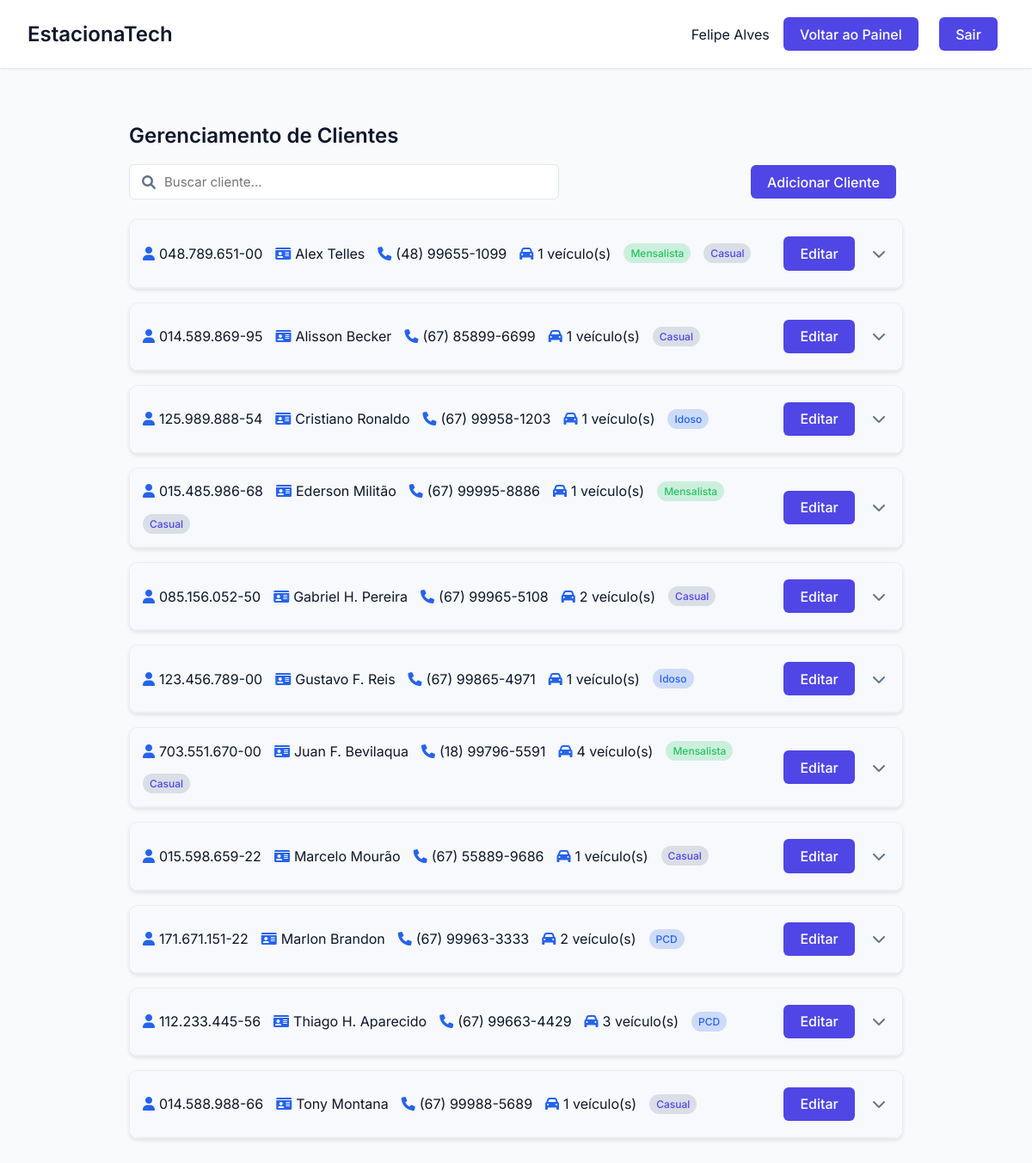
The page /cliente/gerenciar_clientes (signed in) on the database its author committed.
### tables this page shows
CREATE TABLE Cliente (
        id_cliente INTEGER PRIMARY KEY AUTOINCREMENT,
        cpf TEXT,
        nome TEXT NOT NULL,
        telefone TEXT NOT NULL,
        email TEXT NOT NULL,
        mensalista BOOLEAN NOT NULL,
        modalidade TEXT NOT NULL CHECK (modalidade IN ('casual', 'mensalista', 'pcd', 'idoso'))
    );

### EstacionaTech/routes/cliente_routes.py (the view)
@cliente_bp.route('/gerenciar_clientes')
def gerenciar_clientes():
    if 'usuario_id' not in session:
        flash('Você precisa fazer login para acessar esta página.', 'error')
        return redirect(url_for('auth.login'))
    clientes = ClienteController.listar_clientes()
    return render_template(
        'gerenciar_clientes.html',
        clientes=clientes,
        nome=session.get('nome')
    )

### EstacionaTech/controllers/cliente_controller.py (called while the page is built)
    @staticmethod
    def listar_clientes():
        return Cliente.listar_todos()

### EstacionaTech/database/database.py (called while the page is built)
def conectar():
    diretorio_db = "EstacionaTech/database"
    if not os.path.exists(diretorio_db):
        os.makedirs(diretorio_db)  # Criar diretório caso não exista
    return sqlite3.connect(f"{diretorio_db}/estacionatech.db")

### app.py (called while the page is built)
@app.before_request
def make_session_permanent():
    session.permanent = True

### EstacionaTech/templates/gerenciar_clientes.html (shortened to what this page needs)
<!DOCTYPE html>
<html lang="pt-BR">
<head>
    <link rel="stylesheet" href="{{ url_for('static', filename='css/estilo.css') }}">
    <link rel="stylesheet" href="{{ url_for('static', filename='css/gerenciar_clientes.css') }}">
    <link rel="stylesheet" href="https://cdnjs.cloudflare.com/ajax/libs/font-awesome/6.0.0-beta3/css/all.min.css">
</head>
<body>
    <div class="dashboard">
        <header class="dashboard-header">
            <nav class="dashboard-nav container">
                <h1 class="dashboard-title">EstacionaTech</h1>
                <div class="dashboard-user">
                    <span>{{ nome }}</span>
                    {% if session.get('tipo') == 'administrador' %}
                    <a href="{{ url_for('admin.painel_admin') }}" class="btn btn-primary">Voltar ao Painel</a>
                    {% else %}
                    <a href="{{ url_for('operadores.painel_operador') }}" class="btn btn-primary">Voltar ao Painel</a>
                    {% endif %}
                    <a href="{{ url_for('auth.logout') }}" class="btn btn-primary">Sair</a>
                </div>
            </nav>
        </header>
        <main class="dashboard-content container">
            <h2 class="page-title">Gerenciamento de Clientes</h2>
            <div class="search-container">
                <div class="search-bar">
                    <i class="fas fa-search"></i>
                    <input type="text" id="searchInput" placeholder="Buscar cliente..." onkeyup="filtrarClientes()">
                </div>
                <button class="btn btn-primary" onclick="abrirModalCliente()">
                    Adicionar Cliente
                </button>
            </div>
            <div id="clientesContainer">
                {% if clientes %}
                    {% for cliente in clientes %}
                    <div class="cliente-card" data-nome="{{ cliente.nome }}" data-cpf="{{ cliente.cpf }}">
                        <div class="cliente-header" onclick="toggleCard(this)">
                            <div class="cliente-info">
                                <span><i class="fas fa-user"></i> {{ cliente.nome }}</span>
                                <span><i class="fas fa-id-card"></i> {{ cliente.cpf }}</span>
                                <span><i class="fas fa-phone"></i> {{ cliente.telefone }}</span>
                                <span><i class="fas fa-car"></i> {{ cliente.qtd_veiculos }} veículo(s)</span>
                                {% if cliente.mensalista == 1 %}
                                <span class="badge badge-success me-2">Mensalista</span>
                                {% endif %}
                                {% if cliente.modalidade == 'pcd' %}
                                <span class="badge badge-info">PCD</span>
                                {% elif cliente.modalidade == 'idoso' %}
                                <span class="badge badge-info">Idoso</span>
                                {% else %}
                                <span class="badge badge-secondary">Casual</span>
                                {% endif %}
                            </div>
                            <div class="actions">
                                <button class="btn btn-primary" onclick="editarCliente({{ cliente.id_cliente }}, '{{ cliente.cpf }}', '{{ cliente.nome }}', '{{ cliente.telefone }}', '{{ cliente.email }}', {{ cliente.mensalista }}, '{{ cliente.modalidade }}'); event.stopPropagation();">
                                    Editar
                                </button>
                                <button class="icon-button toggle-btn">
                                    <i class="fas fa-chevron-down"></i>
                                </button>
                            </div>
                        </div>
                    </div>
                    {% endfor %}
                {% endif %}
            </div>
        </main>
    </div>
</body>
</html>

### EstacionaTech/static/css/estilo.css (style rules this page uses)
* { margin: 0; padding: 0; box-sizing: border-box; font-family: 'Inter', sans-serif; }
:root { --primary: #2563eb; --primary-dark: #1d4ed8; --secondary: #64748b; --danger: #ef4444; --success: #22c55e; --background: #f8fafc; --surface: #ffffff; --text: #0f172a; --text-light: #64748b; --primary-light: #93c5fd; --secondary: #4f46e5; --accent: #10b981; --card-bg: #ffffff; }
body { background-color: var(--background); color: var(--text); min-height: 100vh; }
.container { max-width: 1200px; margin: 0 auto; padding: 0 1rem; }
.btn { display: inline-flex; align-items: center; justify-content: center; padding: 0.75rem 1.5rem; margin-right: 0.5rem; margin-top: 0.25rem; margin-bottom: 0.25rem; background-color: var(--primary); color: white;; font-size: 1rem; font-weight: 500; border-radius: 6px; cursor: pointer; transition: all 0.2s; border: none; text-decoration: none; }
.btn-primary { background-color: var(--primary); color: white; }
.dashboard { min-height: 100vh; display: grid; grid-template-rows: auto 1fr; }
.dashboard-header { background: var(--surface); padding: 1rem; box-shadow: 0 1px 3px 0 rgb(0 0 0 / 0.1); margin-bottom: 2rem;; }
.dashboard-nav { display: flex; justify-content: space-between; align-items: center; }
.dashboard-title { font-size: 1.5rem; font-weight: 600; }
.dashboard-user { display: flex; align-items: center; gap: 1rem; }
.dashboard-content { padding: 2rem; }
.dashboard-content h2 { margin-bottom: 1rem; }

### EstacionaTech/static/css/gerenciar_clientes.css (style rules this page uses)
.cliente-card { background: var(--surface); border-radius: 10px; box-shadow: 0 2px 4px rgba(0,0,0,0.1); margin-bottom: 16px; overflow: hidden; border: 1px solid #eaedf3; max-width: 900px; width: 100%; }
.cliente-header { background: #f7f9fc; padding: 15px; border-bottom: 1px solid #eaedf3; display: flex; align-items: center; cursor: pointer; gap: 16px; }
.search-container { display: flex; justify-content: space-between; align-items: center; margin-bottom: 20px; }
.search-bar { position: relative; max-width: 500px; width: 100%; }
.search-bar input { width: 100%; padding: 10px 15px 10px 40px; border: 1px solid #e2e8f0; border-radius: 6px; font-size: 15px; transition: all 0.2s; }
.search-bar i { position: absolute; left: 15px; top: 50%; transform: translateY(-50%); color: var(--text-light); }
.badge { font-size: 12px; padding: 4px 8px; border-radius: 30px; font-weight: 500; display: inline-flex; align-items: center; }
.badge-success { background: rgba(34, 197, 94, 0.2); color: var(--success); }
.badge-secondary { background: rgba(100, 116, 139, 0.2); color: var(--secondary); }
.badge-info { background: rgba(37, 99, 235, 0.2); color: var(--primary); }
.cliente-info { display: flex; gap: 15px; flex-wrap: wrap; align-items: center; flex: 1; min-width: 0; }
.cliente-info span { display: flex; align-items: center; gap: 5px; }
.cliente-info i { color: var(--primary); }
.actions { display: flex; gap: 8px; }
.btn-primary { background-color: #4f46e5; color: #ffffff; border: none; padding: 0.6rem 1.2rem; }
.icon-button { background: none; border: none; color: var(--text-light); cursor: pointer; font-size: 16px; padding: 5px; transition: color 0.2s; display: flex; align-items: center; justify-content: center; }
.page-title { margin-bottom: 24px; font-weight: 600; color: var(--text); font-size: 1.5rem; }

### rows shown on the page
Cliente: nome "048.789.651-00", cpf "Alex Telles", telefone "(48) 99655-1099", qtd_veiculos "1", shows "Mensalista", modalidade "Casual"
Cliente: nome "014.589.869-95", cpf "Alisson Becker", telefone "(67) 85899-6699", qtd_veiculos "1", modalidade "Casual"
Cliente: nome "125.989.888-54", cpf "Cristiano Ronaldo", telefone "(67) 99958-1203", qtd_veiculos "1", modalidade "Idoso"
Cliente: nome "015.485.986-68", cpf "Ederson Militão", telefone "(67) 99995-8886", qtd_veiculos "1", shows "Mensalista", modalidade "Casual"
Cliente: nome "085.156.052-50", cpf "Gabriel H. Pereira", telefone "(67) 99965-5108", qtd_veiculos "2", modalidade "Casual"
Cliente: nome "123.456.789-00", cpf "Gustavo F. Reis", telefone "(67) 99865-4971", qtd_veiculos "1", modalidade "Idoso"
Cliente: nome "703.551.670-00", cpf "Juan F. Bevilaqua", telefone "(18) 99796-5591", qtd_veiculos "4", mensalista "Mensalista", modalidade "Casual"
Cliente: nome "015.598.659-22", cpf "Marcelo Mourão", telefone "(67) 55889-9686", qtd_veiculos "1", modalidade "Casual"
Cliente: nome "171.671.151-22", cpf "Marlon Brandon", telefone "(67) 99963-3333", qtd_veiculos "2", modalidade "PCD"
Cliente: nome "112.233.445-56", cpf "Thiago H. Aparecido", telefone "(67) 99663-4429", qtd_veiculos "3", modalidade "PCD"
Cliente: nome "014.588.988-66", cpf "Tony Montana", telefone "(67) 99988-5689", qtd_veiculos "1", modalidade "Casual"

### other values the page prints
{{ nome }} "Felipe Alves"
